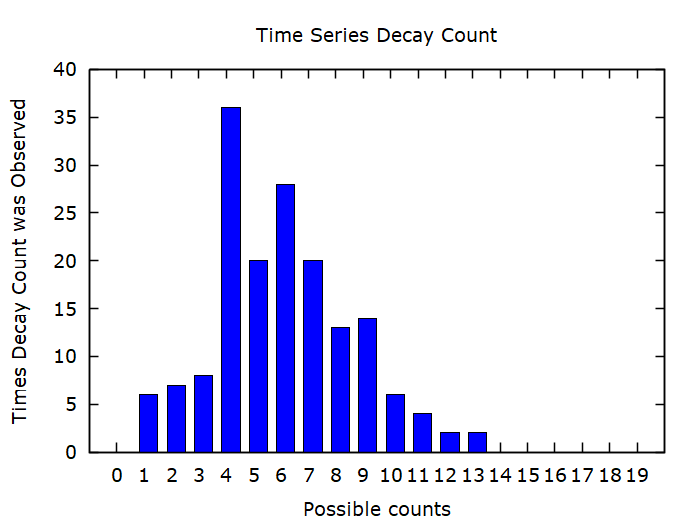

Here is the gnuplot script that generated this plot:

# Gnuplot script file for plotting data
# This file is called tsd.plt
set title 'Time Series Decay Count'
set xlabel 'Possible counts'
set ylabel 'Times Decay Count was Observed'
set auto x
set ticslevel  0
set origin 0,0
set pointsize 0.95
set nokey 
set style data histogram
set style fill solid border -1
set boxwidth 2
plot "tsd_mb.dat" using 2:xtic(1) lc "blue"
